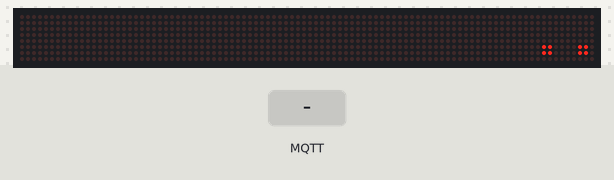
This sketch was run on a simulated ESP8266 (NodeMCU). Shown: 96×8 LED matrix. The inputs (shaded band) are chosen by the test bench. WiFi joins after 1.5 s; servers stay silent unless stated; random numbers use the default seed unless the sketch sets one; no MQTT or app messages arrive unless stated; what the sketch prints to the serial monitor is not drawn.

Above: at 2.78 s.
2.8 s: MQTT message "MatrixDisplay2/text" arrives on the first subscribed topic
At 2.92 s:
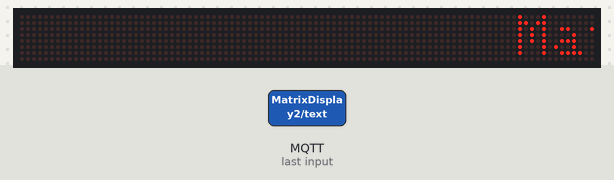
At 3.27 s:
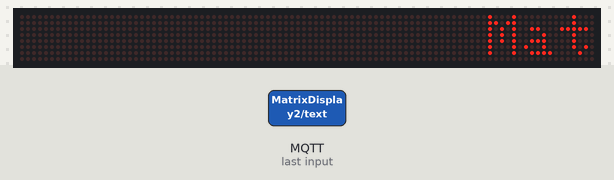
4.5 s: MQTT message "MatrixDisplay2/text" arrives on the third subscribed topic
At 5.5 s:
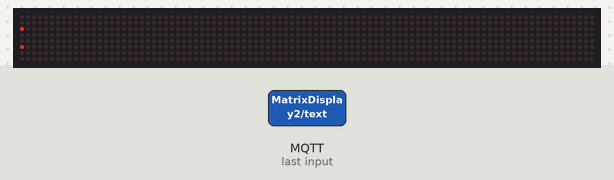
7.5 s: MQTT message "MatrixDisplay2/text" arrives on the second subscribed topic
Timing chart, 0 to 10.5 s (numbered marks = the images above; inputs shaded):
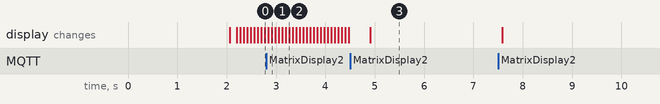

The sketch:

esp8266_max7219_mqtt_matrixdisplay.ino
```cpp
#include <SPI.h>
#include <Adafruit_GFX.h>
#include <Max72xxPanel.h>
#include <ESP8266WiFi.h>
#include <PubSubClient.h>

// Belegung
//DOT Matrix:       ESP8266 NodeMCU:
//VCC               5V (VUSB)
//GND               GND
//DIN               D7 (GPIO13)
//CS                D3 (GPIO0)
//CLK               D5 (GPIO14)

int pinCS = 0;                           //Für den PIN Select habe ich GPIO0 gewählt
int numberOfHorizontalDisplays = 12;     //Anzahl der Module Horizontal
int numberOfVerticalDisplays = 1;        //Anzahl der Module Vertikal

const char* ssid = "<WIFI-SSID>";
const char* password = "<WIFI-PWD>";
const char* mqtt_server = "<MQTT-Broker-IP>";

WiFiClient espClient;
PubSubClient client(espClient);

Max72xxPanel matrix = Max72xxPanel(pinCS, numberOfHorizontalDisplays, numberOfVerticalDisplays);

int ScrollWait = 70;                  // Zeit in ms für Scroll Geschwindigkeit
int helligkeit = 3;             // Helligkeit des DisplaysDefault Helligkeit 0 bis 15
int spacer = 1;                 // Länge eines Leerzeichens
int width = 5 + spacer;         // Schriftgröße
String MatrixText = "...";

void setup_wifi() {
  delay(10);
  // We start by connecting to a WiFi network
  Serial.println();
  Serial.print("Connecting to ");
  Serial.println(ssid);

  WiFi.begin(ssid, password);

  while (WiFi.status() != WL_CONNECTED) {
    delay(500);
    Serial.print(".");
  }

  randomSeed(micros());

  Serial.println("");
  Serial.println("WiFi connected");
  Serial.println("IP address: ");
  Serial.println(WiFi.localIP());
}

void MQTTCallback(char* topic, byte* payload, unsigned int length) {
  String PayloadString = "";
  for (int i = 0; i < length; i++) { PayloadString = PayloadString + (char)payload[i]; }

  Serial.println("New message arrived");
  Serial.println(topic);
  Serial.println(PayloadString);

  if(strcmp(topic, "MatrixDisplay2/text") == 0) {
    Serial.println("set new Text");
    MatrixText = PayloadString;
  }

  if(strcmp(topic, "MatrixDisplay2/intensity") == 0) {
    Serial.println("set new Intensity");
    helligkeit = PayloadString.toInt();
    matrix.setIntensity(helligkeit);
  }

  if(strcmp(topic, "MatrixDisplay2/scrollwait") == 0) {
    Serial.println("set new ScrollWait");
    ScrollWait = PayloadString.toInt();
  }
}

void reconnect() {
  while (!client.connected()) {
    // Create a random client ID
    String clientId = "ESP8266Client-";
    clientId += String(random(0xffff), HEX);

    // Attempt to connect
    if (client.connect(clientId.c_str())) {
      Serial.println("subscribe objects");
      client.subscribe("MatrixDisplay2/text");
      client.subscribe("MatrixDisplay2/intensity");
      client.subscribe("MatrixDisplay2/scrollwait");
    }
    else
    {
      Serial.print("failed, rc=");
      Serial.print(client.state());
      Serial.println(" try again in 5 seconds");

      delay(5000);
    }
  }
}

void setup() {
  //delay(1000);

  matrix.setIntensity(helligkeit);
  for (int matrixIndex=0 ; matrixIndex < numberOfHorizontalDisplays ; matrixIndex++ )
  {
    matrix.setRotation(matrixIndex, 1);        //Erste DOT Matrix Drehen
  }

  Serial.begin(115200);
  Serial.println("Boot display...");

  setup_wifi();
  client.setServer(mqtt_server, 1883);
  client.setCallback(MQTTCallback);
}

void printMatrix() {
  for ( int i = 0 ; i < width * MatrixText.length() + matrix.width() - 1 - spacer; i++ ) {

    matrix.fillScreen(LOW);

    int letter = i / width;
    int x = (matrix.width() - 1) - i % width;
    int y = (matrix.height() - 8) / 2; //Zentrieren des Textes Vertikal

    while ( x + width - spacer >= 0 && letter >= 0 ) {
      if ( letter < MatrixText.length() ) {
        matrix.drawChar(x, y, MatrixText[letter], HIGH, LOW, 1);
      }
      letter--;
      x -= width;

      client.loop();
    }

    matrix.write();
    delay(ScrollWait);
  }
}

void loop() {
  if (!client.connected())  {
    reconnect();
  }

  client.loop();
  delay(500);

  printMatrix();
}
```
